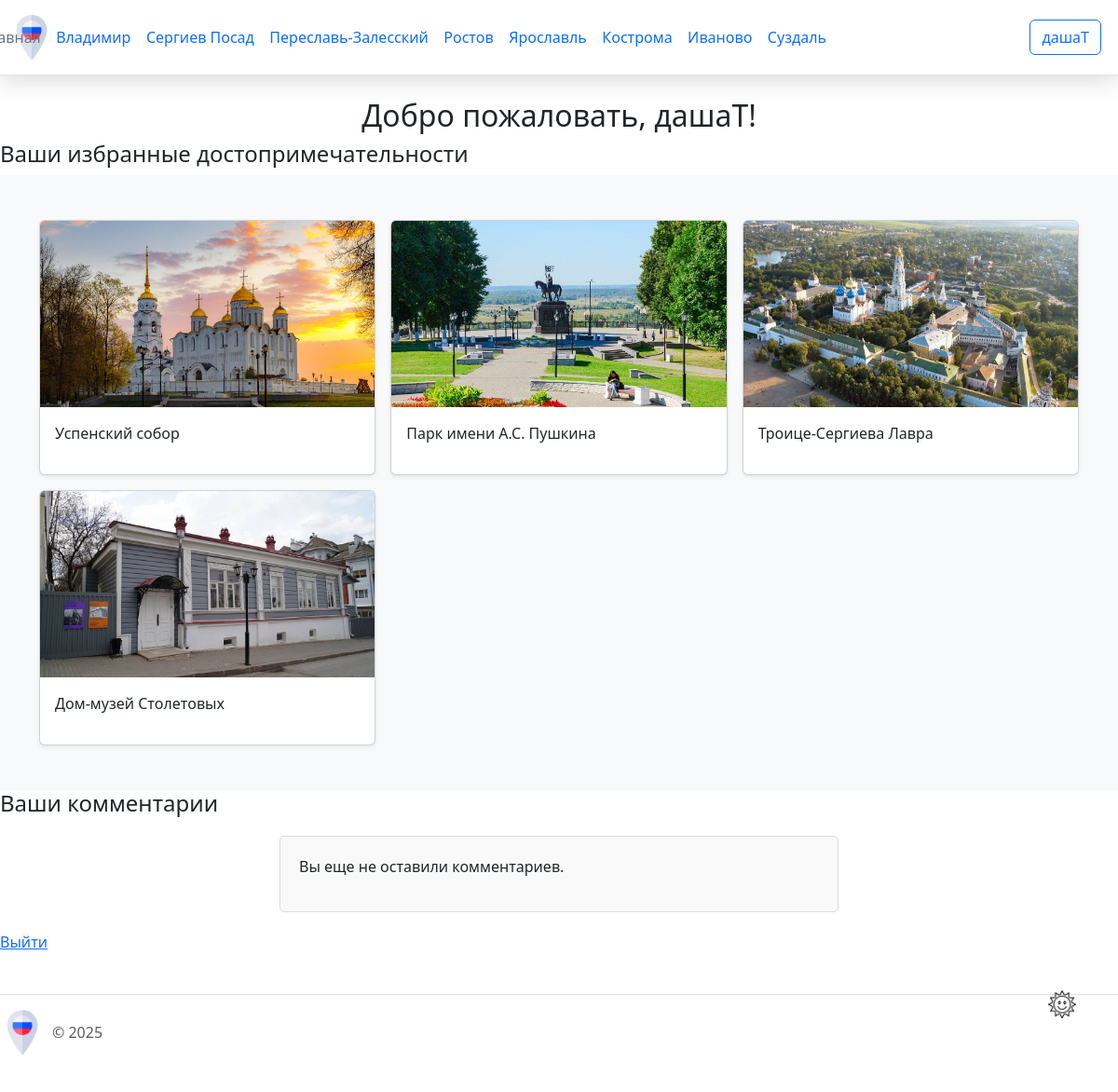
The page /lk (signed in) on the database as committed earlier.
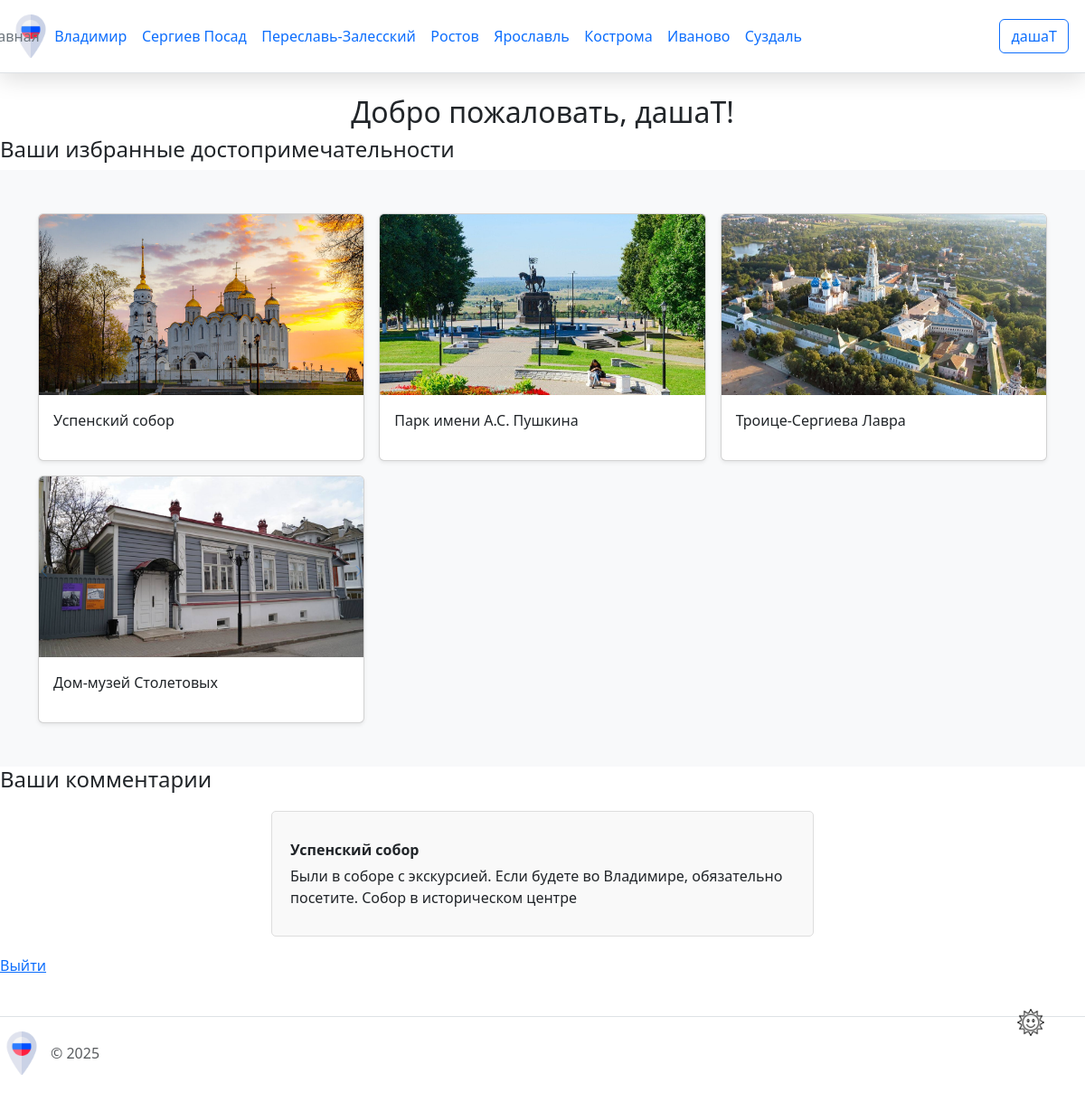
The same page on the database as committed later.
### app.py (models this page shows)
class Attraction(db.Model):
    attraction_id = db.Column(db.Integer, primary_key=True)
    attraction_name = db.Column(db.String(50), nullable=False)
    photo = db.Column(db.LargeBinary, nullable=False)
    description = db.Column(db.Text, nullable=False)
    attraction_type = db.Column(db.String(80), nullable=False)
    city_id = db.Column(db.Integer, db.ForeignKey('city.city_id'), nullable=False)
    latitude = db.Column(db.Float, nullable=True)  # Широта
    longitude = db.Column(db.Float, nullable=True) # Долгота

class Feedback(db.Model):
    feedback_id = db.Column(db.Integer, primary_key=True)
    comment = db.Column(db.String(100), nullable=False)
    user_id = db.Column(db.Integer, db.ForeignKey('user.user_id'), nullable=False)
    attraction_id = db.Column(db.Integer, db.ForeignKey('attraction.attraction_id'), nullable=False)
    created_at = db.Column(db.DateTime, default=datetime.utcnow)

### app.py (the view)
@app.route("/lk")
@login_required
def lk():
    favorites = Favourite.query.filter_by(user_id=current_user.user_id).all()
    favorite_attractions = []
    for favorite in favorites:
        attraction = Attraction.query.get(favorite.attraction_id)
        if attraction:
            favorite_attractions.append(attraction)
    user_comments = Feedback.query.filter_by(user_id=current_user.user_id).all()  # Получаем все комментарии пользователя
    comments_list = []
    for comment in user_comments:
        comments_list.append({
            'attraction_name': get_attraction_name(comment.attraction_id),  # Функция для получения названия достопримечательности
            'text': comment.comment,
        })
    return render_template('lk.html', name=current_user.name, favorites=favorite_attractions, user_comments=comments_list)

### app.py (called while the page is built)
@app.context_processor
def inject_cities():
    cities = City.query.all()
    return dict(cities=cities)

@login_manager.user_loader
def load_user(user_id):
    return User.query.get(int(user_id))

def get_attraction_name(attraction_id):
    attraction = Attraction.query.get(attraction_id)
    return attraction.attraction_name if attraction else "Неизвестно"

### templates/lk.html (shortened to what this page needs)
{% extends 'base.html' %}
{% block content %}
<h2>Добро пожаловать, {{ name }}!</h2>
<h4>Ваши избранные достопримечательности</h4>
<div class="album py-5 bg-body-tertiary">
<div class="container">
 <div class="row row-cols-1 row-cols-sm-2 row-cols-md-3 g-3">
{% for attraction in favorites %}
<div class="col">
    <div class="card shadow-sm">
        <img src="{{ url_for('static', filename='img/' + attraction.photo) }}" class="card-img-top" alt="{{ attraction.attraction_name }}">
        <div class="card-body">
            <p class="card-text">{{ attraction.attraction_name }}</p>
        </div>
    </div>
</div>
{% endfor %}
</div>
</div>
</div>
<h4>Ваши комментарии</h4>
<div class="comments-section">
    {% if user_comments %}
    {% for comment in user_comments %}
    <div class="comment">
      <div class="comment-username">{{ comment.attraction_name }}</div>
      <div class="comment-text">{{ comment.text }} </div>
    </div>
  {% endfor %}
    {% else %}
        <p>Вы еще не оставили комментариев.</p>
    {% endif %}
</div>
<a href="{{ url_for('logout') }}">Выйти</a>
{% endblock %}

Rows that differ between the two databases and show on the page:
now on this page (row edited): Feedback: text "Были в соборе с экскурсией. Если будете во Владимире, обязательно посетите. Собор в историческом центре"
Other text that changed with them:
new list line: "Успенский собор"
text no longer shown: "Вы еще не оставили комментариев."
